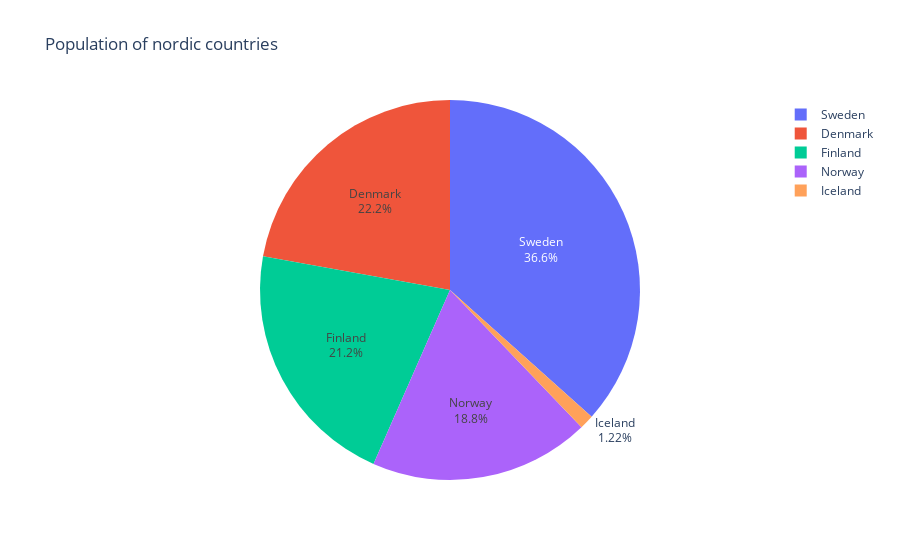

Here is the notebook cell this chart was saved with:
### Markdown cell above
---
## Pie chart

### Code cell
fig = px.pie(nordic2007, values="pop", title="Population of nordic countries", names="country",
             hover_data=["gdpPercap"])

fig.update_traces(textinfo="label+percent")
fig.show()

### Figure 1 — Plotly figure (JSON) as saved in the notebook; plotly's stock layout.template omitted (floating-point values rounded to 4 significant figures)
{"data": [{"customdata": [[35280.0], [33210.0], [36180.0], [49360.0], [33860.0]], "domain": {"x": [0, 1], "y": [0, 1]}, "hovertemplate": "country=%{label}<br>pop=%{value}<br>gdpPercap=%{customdata[0]}<extra></extra>", "labels": ["Denmark", "Finland", "Iceland", "Norway", "Sweden"], "legendgroup": "", "name": "", "showlegend": true, "textinfo": "label+percent", "type": "pie", "values": [5468120, 5238460, 301931, 4627926, 9031088]}], "layout": {"legend": {"tracegroupgap": 0}, "title": {"text": "Population of nordic countries"}}}
